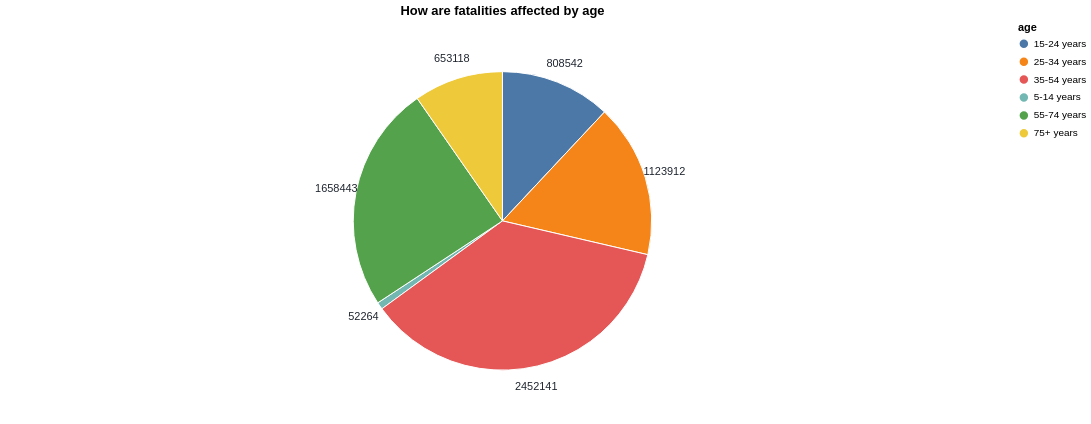

Describe this chart as a Vega-Lite specification.
### Vega-Lite specification from a JSON file in a GitHub repository (floating-point values rounded to 4 significant figures)
{"$schema": "https://vega.github.io/schema/vega-lite/v5.json", "title": "How are fatalities affected by age", "width": 1000, "height": 400, "data": {"values": [{"age": "5-14 years", "value": 52264}, {"age": "15-24 years", "value": 808542}, {"age": "25-34 years", "value": 1123912}, {"age": "35-54 years", "value": 2452141}, {"age": "55-74 years", "value": 1658443}, {"age": "75+ years", "value": 653118}]}, "mark": "arc", "encoding": {"theta": {"field": "value", "type": "quantitative", "stack": true}, "color": {"field": "age", "type": "nominal"}, "tooltip": [{"field": "age", "type": "nominal", "title": "Age group"}, {"field": "value", "title": "Number of fatalities"}]}, "layer": [{"mark": {"type": "arc", "outerRadius": 150, "stroke": "#fff"}}, {"mark": {"type": "text", "radius": 170, "fill": "#202630"}, "encoding": {"text": {"field": "value", "type": "quantitative"}}}], "view": {"stroke": null}}
